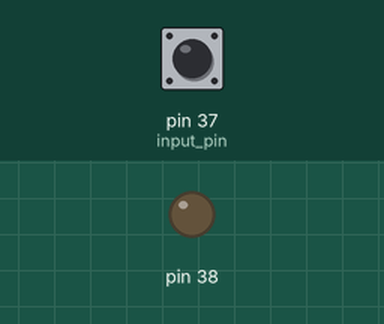
Simulated run of this program. Board: Raspberry Pi (header pin numbers). Parts: output pins drawn as LEDs (lit = HIGH). Inputs (shaded band) come from the test bench; at power-on: pin 37 (input_pin) LOW.

Above: at 1.2 s.
1.3 s: pin 37 (input_pin) pulled HIGH for 3.2 s
At 5.6 s:
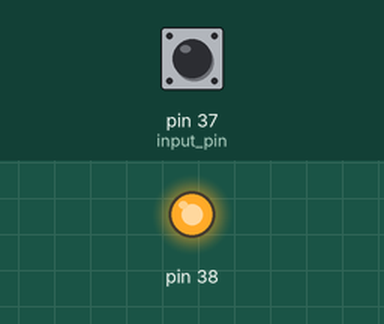
6.0 s: pin 37 (input_pin) pulled HIGH for 0.15 s
At 6.9 s:
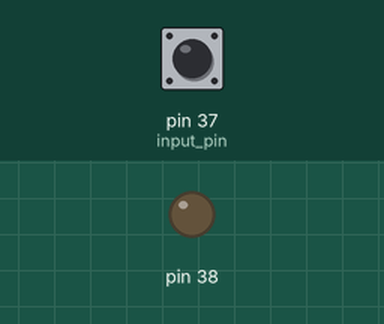
Timing chart, 0 to 9.0 s (numbered marks = the images above; inputs shaded):
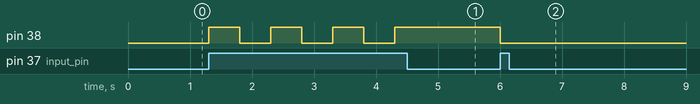

The program:

lichtschalter-verteilt.py
```python
import RPi.GPIO as GPIO
import time
GPIO.cleanup()
GPIO.setmode(GPIO.BOARD)
input_pin = 37


GPIO.setup(38,GPIO.OUT)
GPIO.setup(input_pin,GPIO.IN, pull_up_down=GPIO.PUD_DOWN)
zustand = False

while True:
    if (GPIO.input(input_pin) == True):
        if (zustand == True):
            zustand = False
        else:
            zustand = True
        GPIO.output(38,zustand)

        time.sleep(0.5)

GPIO.cleanup()
```

Measured:
- after the input at 1.3 s, pin 38: alternates HIGH for 0.50 s and LOW for 0.50 s, 7 changes in all, then stays HIGH, starting at once
- after the input at 6.0 s, pin 38: HIGH → LOW at once
